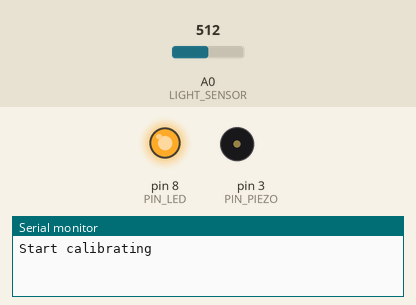
This sketch was run on a simulated Arduino Uno, built with avr-gcc and run on an emulated ATmega328P. Parts: output pins drawn as LEDs (lit = HIGH), buzzer (waves = sounding), the last lines printed to the serial monitor. The test bench sets the inputs (shaded band); at power-on: A0 (LIGHT_SENSOR) = 512.

Above: at 0.1 s.
At 6.2 s:
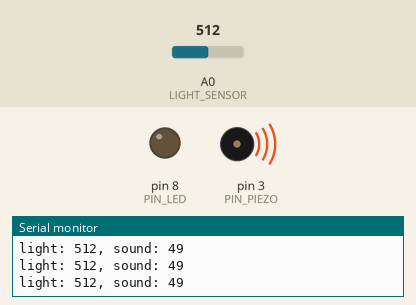
6.3 s: A0 (LIGHT_SENSOR) set to 106
At 7.2 s:
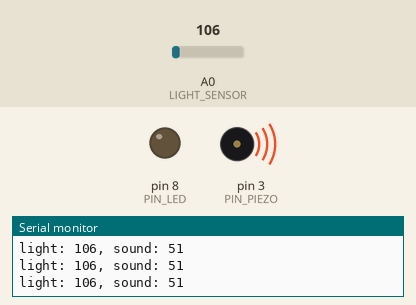
9.3 s: A0 (LIGHT_SENSOR) set to 95
Timing chart, 0 to 12.3 s (numbered marks = the images above; inputs shaded):
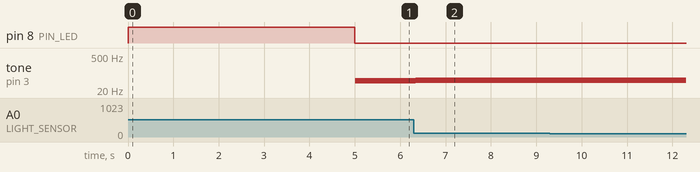

Measured:
- after the input at 6.3 s, tone on pin 3 (PIN_PIEZO): 49 Hz → 51 Hz after 0.05 s

The sketch:

project_06_light_theremin.ino
```cpp
const int PIN_PIEZO = 3;
const int PIN_LED = 8;
const int LIGHT_SENSOR = A0;

int lightHigh = 0;
int lightLow = 1023;

void calibrate() {
  pinMode(PIN_LED, OUTPUT);
  Serial.println("Start calibrating");
  digitalWrite(PIN_LED, HIGH);
  while (millis() < 5000) {
    int value = analogRead(LIGHT_SENSOR);
    lightHigh = max(value, lightHigh);
    lightLow = min(value, lightLow);
  }
  digitalWrite(PIN_LED, LOW);
  Serial.println("Calibrating finished!");
  Serial.print("Light range: ");
  Serial.print(lightLow);
  Serial.print(" - ");
  Serial.println(lightHigh);
}

void setup() {
   pinMode(PIN_PIEZO, OUTPUT);
   Serial.begin(9600);
   calibrate();
}

void loop() {
  int light = analogRead(A0);
  int sound = map(light, lightLow, lightHigh, 50, 4000);
  Serial.print("light: ");
  Serial.print(light);
  Serial.print(", sound: ");
  Serial.println(sound);
  tone(PIN_PIEZO, sound);
}
```
